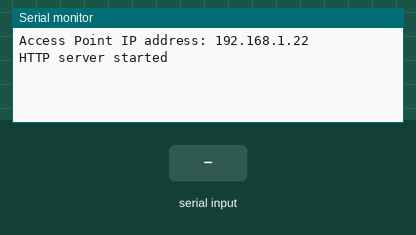
A sketch run on a simulated ESP32. Parts: the last lines printed to the serial monitor. The inputs (shaded band) are chosen by the test bench.

Above: at 1.2 s.
1.3 s: "1\n" received over the second serial link
At 2.2 s:
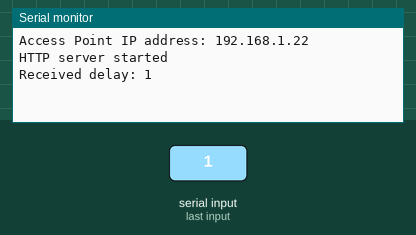
2.8 s: "0\n" received over the second serial link
At 3.3 s:
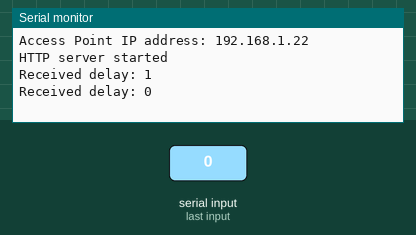

Measured:
- after the input at 1.3 s, the serial monitor: prints a new line at once (image 1)
- after the input at 2.8 s, the serial monitor: prints a new line at once (image 2)

The sketch:

MASTER.ino
```cpp
// wifi board ***COM3***

// Board 1: Transmitter ESP32 (MASTER)

#include <WiFi.h>
#include <WebServer.h>

HardwareSerial SerialPort(2); // UART2 on GPIO16 (RX) and GPIO17 (TX)

// Wi-Fi credentials
const char* ssid = "dullyESP32";
const char* password = "th3dully";

// Static IP configuration
IPAddress local_IP(192, 168, 1, 22);
IPAddress gateway(192, 168, 1, 5);
IPAddress subnet(255, 255, 255, 0);

// Web server on port 80
WebServer server(80);

// Variable to store delay value received from SLAVE
String delayValue = "N/A";

// HTML response
String getHTML() {
  return String(R"rawliteral(
    <!DOCTYPE html>
    <html>
    <head>
      <title>ESP32 LED Delay Monitor</title>
      <style>
        body { font-family: Arial; text-align: center; padding-top: 50px; }
        h1 { font-size: 6vw; margin-bottom: 20px; }
        p { font-size: 5vw; }
      </style>
      <meta http-equiv="refresh" content="1"> <!-- Auto-refresh every 1 second -->
    </head>
    <body>
      <h1>LED Delay Monitor</h1>
      <p>Current Delay: )rawliteral" + delayValue + R"rawliteral(</p>
    </body>
    </html>
  )rawliteral");
}

void handleRoot() {
  server.send(200, "text/html", getHTML());
}

void setup() {
  Serial.begin(115200);
  SerialPort.begin(115200, SERIAL_8N1, 16, 17); // RX = GPIO16, TX = GPIO17

  // Set up Wi-Fi Access Point
  WiFi.softAP(ssid, password);
  WiFi.softAPConfig(local_IP, gateway, subnet);
  Serial.print("Access Point IP address: ");
  Serial.println(WiFi.softAPIP());

  // Set up web routes
  server.on("/", handleRoot);
  server.begin();
  Serial.println("HTTP server started");
}

void loop() {
  // Handle web client
  server.handleClient();

  // Read delay value from SLAVE if available
  if (SerialPort.available()) {
    delayValue = SerialPort.readStringUntil('\n'); // Read until newline
    delayValue.trim(); // Remove any trailing whitespace
    Serial.println("Received delay: " + delayValue);
  }
}

/*
 ____        _ _
|  _ \ _   _| | |_   _
| | | | | | | | | | | |
| |_| | |_| | | | |_| |
|____/ \__,_|_|_|\__, |
                 |___/
*/
```
